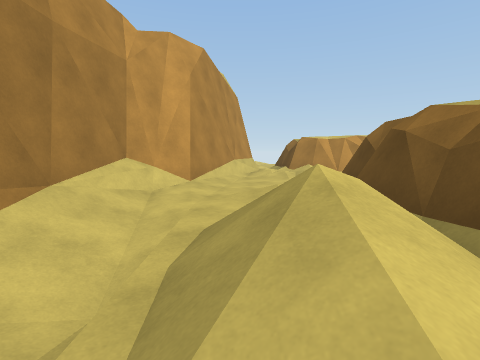
[1] (above)

12 first-person views from a walk through a 3-D level made in the Unity game engine. The camera is 1.3 m above the floor, tilts 6° down and sees 85° across. The floor is counted in squares, 2 m on a side. Each view is taken from the middle of a square. On the plan, view 1 faces up. The plan holds only what a view shows up to about 9 squares ahead; the rest is blank. The place goes on beyond the plan. The player is left out.

[2]
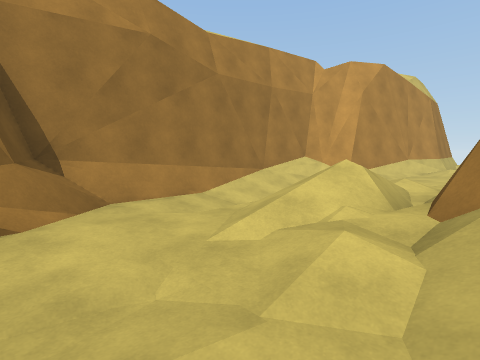

[3]
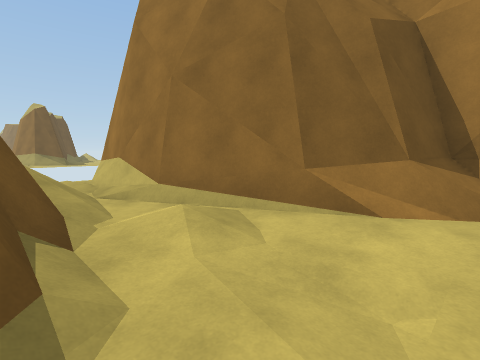

[4]
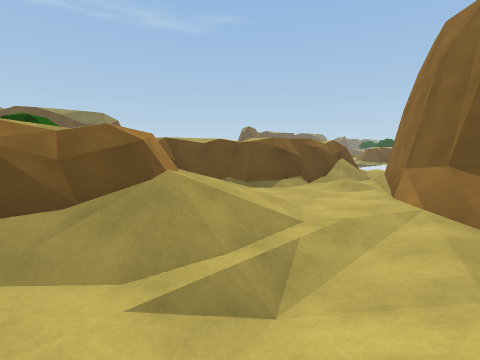

[5]
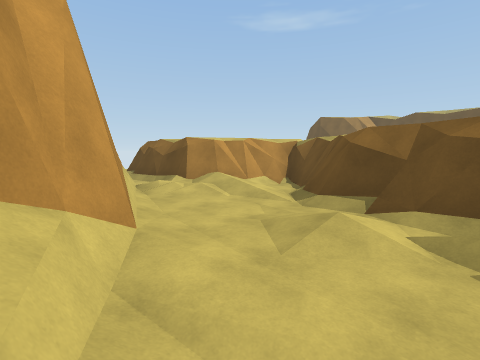

[6]
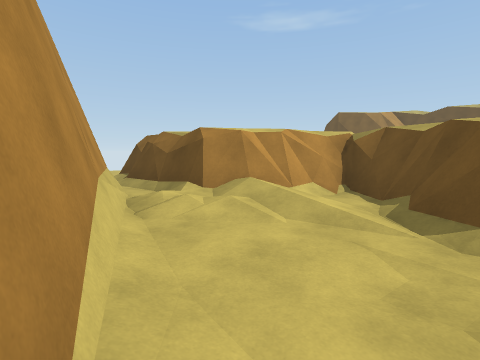

[7]
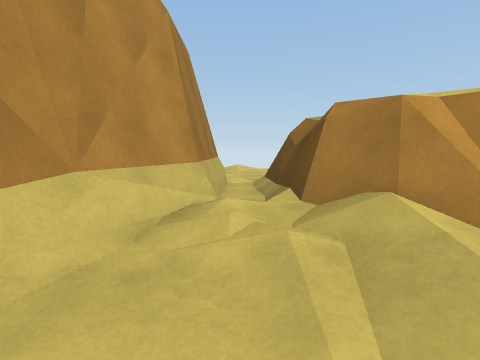

[8]
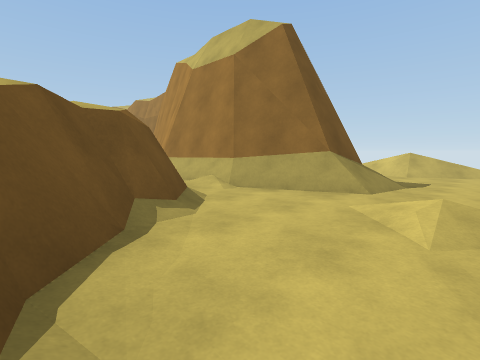

[9]
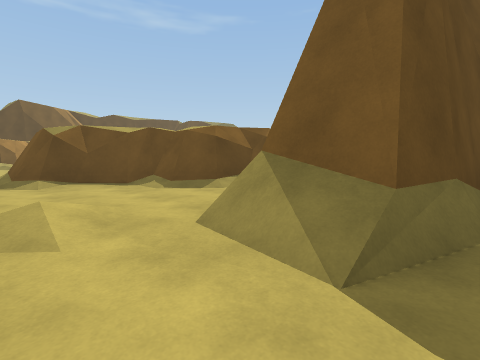

[10]
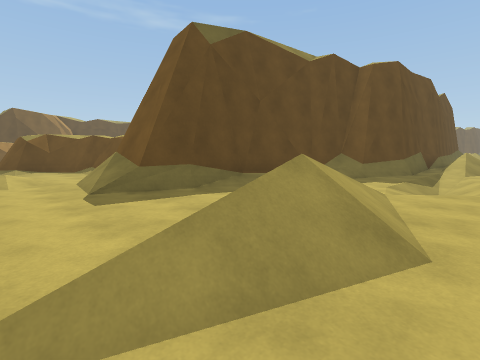

[11]
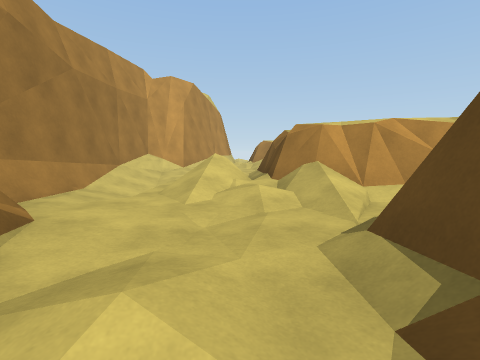

[12]
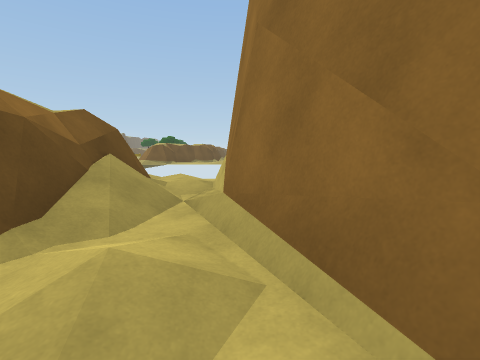

### Floor plan
Key: @ floor where view 1 was taken; # wall or solid block; . main floor; : floor 0.25 m higher than the main floor; - floor 0.25 m lower than the main floor; + floor 0.5 m higher than the main floor; _ floor 0.5 m lower than the main floor; / step, stairs or slope; = window, fence, low wall or low ledge.
Columns run from 6 left of view 1 to 5 right of it. Each row starts with its distance up from view 1.
 16 ./...../....
 15 :/....:::.##
 14 .//..##:.:#
 13 ./../##:###
 12 .:  /##/#
 11 ... ###:#
 10 .-. ###:#
  9 ./.####:##
  8 .-/# ##+/###
  7 ..## #/:+:##
  6 :/# ##..:##
  5  /###/.:##
  4     #:::#
  3     /../#
  2    #/_//#
  1    ##_//##
  0     #.@+/##
 -1     #:.//=#
 -2    ###:./##
 -3      #:/##
 -4      ##/#
 -5       #/#
 -6       ###
 -7       #

Where each view was taken, in squares from view 1:
view 1: 0 up, 0 right, facing up
view 2: 2 down, 2 right, facing up-left
view 3: 1 down, 2 right, facing down-left
view 4: 3 up, 2 left, facing down-right
view 5: 3 up, 2 left, facing up-right
view 6: 5 up, 1 left, facing up-right
view 7: 6 up, 1 right, facing up
view 8: 16 up, 4 right, facing down-left
view 9: 16 up, 2 left, facing down-right
view 10: 16 up, 6 left, facing down-right
view 11: 4 down, 1 right, facing up
view 12: 2 down, 0 right, facing down
